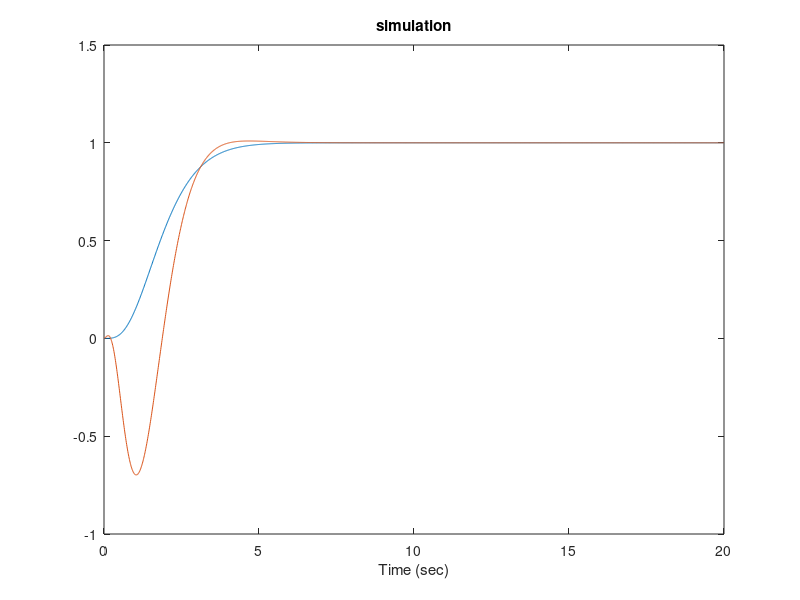

Write MATLAB code to recreate this figure.
%xdot=Ax+Bu
%y=Cx

%estimator: xhatdot=(A-FC)*xhat+FCx+Bu
%regulator: u=-k1*xhat-k2*int(y-yref,dtao)

close all;
clear;
clc;

A=[0 1 0 0;
   0 0 1 0;
   -3 1 2 3;
   2 1 0 0];

B=[0 0;
    0 0;
    1 2;
    0 2];

C=[1 0 0 0;
    0 0 0 1];
D=[0 0;
    0 0;];

%% controllable
Q=ctrb(A,B);
a=rank(Q);
b=size(A,1);

%% find the estimator F
s=tf('s');
sys=ss(A,B,C,D);
F=place(A',C',[-10, -10.1,-10.2,-10.3])';

%% Augmented
Aaug=[A zeros(4,2);C zeros(2,2);];
Baug=[B;zeros(2,2)];

% gain
K=place(Aaug,Baug,[-2, -2.1,-2.2,-2.3,-2.4,-2.5]);
K1=K(:,1:4);
K2=K(:,5:6);

%% system
Anew=[A -B*K1 -B*K2;
      F*C A-F*C-B*K1 -B*K2;
      C zeros(2,4) zeros(2,2);];

Bnew=[zeros(8,2);-eye(2)];

Cnew=[C zeros(2,6)];

Dnew=zeros(2,2);

sys=ss(Anew,Bnew,Cnew,Dnew);
x0 = [0; 0; 0;0;0;0;0;0;0;0];
t = 0:0.01:20;
u = ones(length(t),2)';
[y,t,x] = lsim(sys, u, t, x0);
figure()
plot(t, y);
title('simulation');
xlabel('Time (sec)')